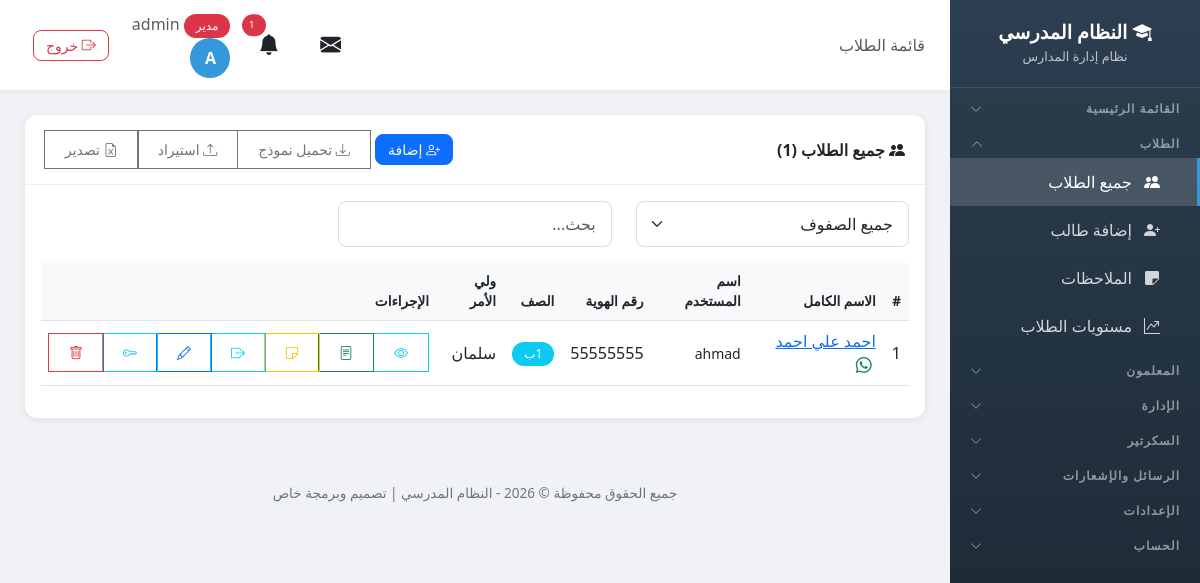
/students/ (signed in), run on an earlier commit of the app's database.
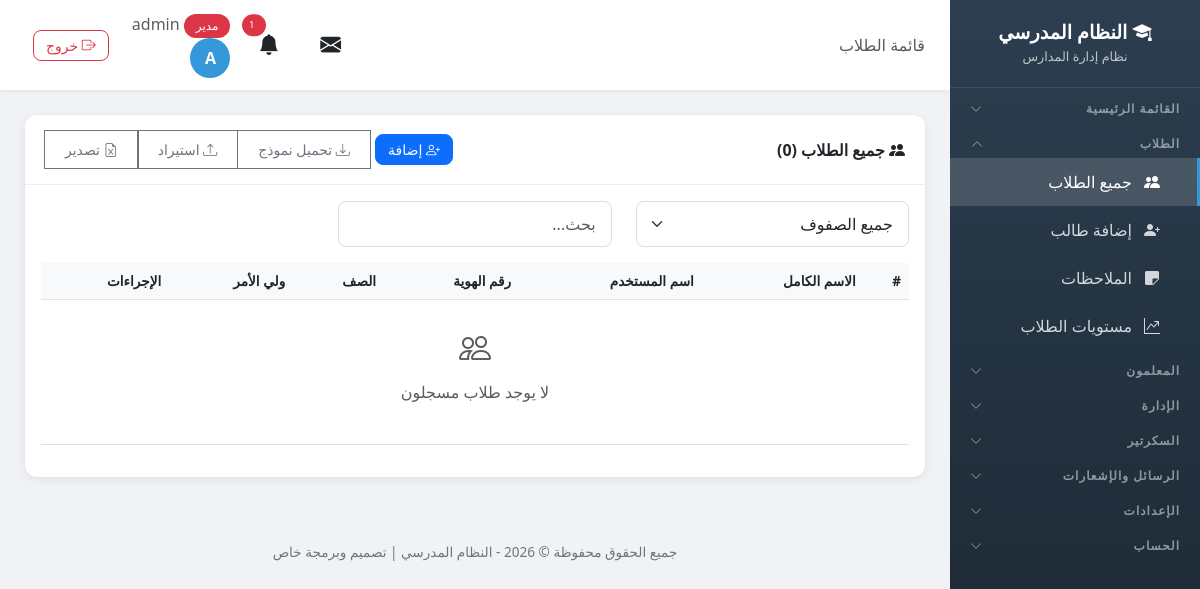
And on a later commit of the database.
### school/models.py (models this page shows, shortened)
class Student(models.Model):
    user = models.OneToOneField(User, on_delete=models.CASCADE, related_name='student_profile')
    student_id = models.CharField('رقم الهوية', max_length=20, unique=True)
    full_name = models.CharField('الاسم الكامل', max_length=200)
    student_class = models.ForeignKey(Class, on_delete=models.SET_NULL, null=True, verbose_name='الصف', related_name='students')
    parent_phone = models.CharField('هاتف ولي الأمر', max_length=20, blank=True)
    parent_name = models.CharField('اسم ولي الأمر', max_length=200, blank=True)
    address = models.TextField('العنوان', blank=True)
    birth_date = models.DateField('تاريخ الميلاد', null=True, blank=True)
    plain_password = models.CharField('كلمة المرور', max_length=100, blank=True, help_text='تظهر لمدير المدرسة فقط')
    created_at = models.DateTimeField('تاريخ التسجيل', auto_now_add=True)
    class Meta:
        verbose_name = 'طالب'
        verbose_name_plural = 'الطلاب'

class Class(models.Model):
    name = models.CharField('اسم الصف', max_length=100, unique=True)
    guardian = models.OneToOneField('Teacher', on_delete=models.SET_NULL, null=True, blank=True, related_name='guardian_class', verbose_name='مربي الصف')
    class Meta:
        verbose_name = 'صف'
        verbose_name_plural = 'الصفوف'

### school/views.py (the view, shortened to what this page needs)
# urls.py: path('students/', views.student_list, name='student_list'),
@login_required
def student_list(request):
    user = request.user
    profile = user.profile
    if profile.role == 'admin':
        students = Student.objects.all().select_related('student_class').order_by('full_name')
    else:
        messages.error(request, 'ليس لديك صلاحية للوصول إلى هذه الصفحة')
        return redirect('dashboard')
    classes = Class.objects.all().order_by('name')
    return render(request, 'school/student_list.html', {'students': students, 'classes': classes})

### school/models.py (called while the page is built, shortened)
def has_perm(user, module, action):
    if user.profile.role == 'admin':
        return True

### school/services.py (called while the page is built, shortened)
def send_visit_reminders():
    try:
        tomorrow = date.today() + timedelta(days=1)
        due = VisitProgram.objects.filter(visit_date=tomorrow, reminder_sent=False).select_related('teacher')
        if not due.exists():
            return
    except Exception as e:
        logger.error(f'خطأ في إرسال تذكيرات الزيارات: {e}')

### templates/school/student_list.html (shortened to what the changed rows need)
{% extends 'school/base.html' %}
{% block content %}
<div class="card">
    <div class="card-header d-flex justify-content-between align-items-center">
        <span><i class="bi bi-people-fill"></i> جميع الطلاب ({{ students.count }})</span>
        <div>
            {% if user.profile.role == 'admin' %}
            <a href="{% url 'add_student' %}" class="btn btn-primary btn-sm"><i class="bi bi-person-plus"></i> إضافة</a>
            <div class="btn-group btn-group-sm">
            </div>
            {% endif %}
        </div>
    </div>
    <div class="card-body">
        <div class="table-responsive">
            <table class="table table-hover" id="studentsTable">
                <thead>
                    <tr>
                        <th>#</th>
                        <th>الاسم الكامل</th>
                        <th>اسم المستخدم</th>
                        <th>رقم الهوية</th>
                        <th>الصف</th>
                        <th>ولي الأمر</th>
                        <th>الإجراءات</th>
                    </tr>
                </thead>
                <tbody>
                    {% for student in students %}
                    <tr data-class="{{ student.student_class.name|default:'' }}">
                        <td>{{ forloop.counter }}</td>
                        <td>
                            <a href="{% url 'student_detail' student.id %}">{{ student.full_name }}</a>
                            {% if student.parent_phone %}
                            <a href="https://web.whatsapp.com/send?phone={{ student.parent_phone }}" target="_blank" class="text-success ms-1" title="واتساب"><i class="bi bi-whatsapp"></i></a>
                            {% endif %}
                        </td>
                        <td><small dir="ltr">{{ student.user.username }}</small></td>
                        <td>{{ student.student_id }}</td>
                        <td><span class="badge bg-info">{{ student.student_class.name|default:"-" }}</span></td>
                        <td>{{ student.parent_name|default:"-" }}</td>
                        <td>
                            <div class="btn-group btn-group-sm">
                                <a href="{% url 'student_detail' student.id %}" class="btn btn-outline-info" title="عرض"><i class="bi bi-eye"></i></a>
                                <a href="{% url 'student_report' student.id %}" class="btn btn-outline-success" title="تقرير"><i class="bi bi-file-text"></i></a>
                                <a href="{% url 'add_note_with_student' student.id %}" class="btn btn-outline-warning" title="إضافة ملاحظة"><i class="bi bi-sticky"></i></a>
                                <a href="{% url 'add_leave_with_student' student.id %}" class="btn btn-outline-info" title="إذن مغادرة"><i class="bi bi-box-arrow-right"></i></a>
                                {% if user.profile.role == 'admin' %}
                                <a href="{% url 'edit_student' student.id %}" class="btn btn-outline-primary" title="تعديل"><i class="bi bi-pencil"></i></a>
                                <a href="{% url 'reset_student_password' student.id %}" class="btn btn-outline-info" title="كلمة المرور"><i class="bi bi-key"></i></a>
                                <a href="{% url 'delete_student' student.id %}" class="btn btn-outline-danger" title="حذف"><i class="bi bi-trash"></i></a>
                                {% endif %}
                            </div>
                        </td>
                    </tr>
                    {% empty %}
                    <tr>
                        <td colspan="7" class="text-center text-muted py-4">
                            <i class="bi bi-people" style="font-size: 2rem;"></i>
                            <p class="mt-2">لا يوجد طلاب مسجلون</p>
                        </td>
                    </tr>
                    {% endfor %}
                </tbody>
            </table>
        </div>
    </div>
</div>
{% endblock %}

What changed in the data, as far as the page shows it:
removed Student: full_name "احمد علي احمد", user.username "ahmad", student_id "55555555", student_class.name "1ب", parent_name "سلمان"
Also different on the page:
{{ students.count }}: "1" → "0"
text now shown: "لا يوجد طلاب مسجلون"
